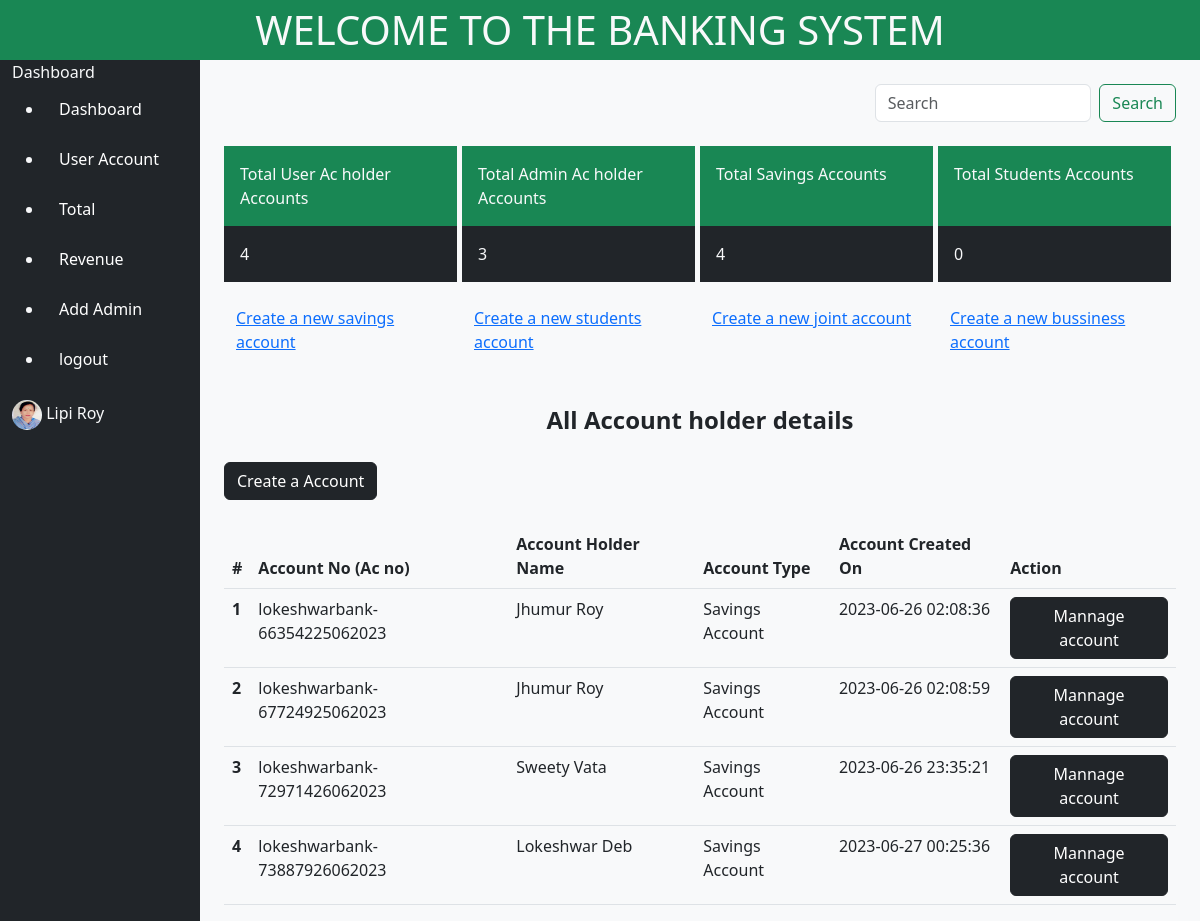
The page /users (signed in) on the database its author committed.
### tables this page shows
CREATE TABLE `ac_holders` (
  `id` int(11) NOT NULL,
  `account_no` varchar(255) NOT NULL,
  `ac_holder_name` varchar(255) NOT NULL,
  `ac_holder_current_balance` int(255) NOT NULL,
  `ac_holder_age` varchar(255) NOT NULL,
  `ac_type` varchar(255) NOT NULL,
  `ac_holder_img` varchar(255) NOT NULL,
  `ac_holder_c_address` varchar(255) NOT NULL,
  `ac_holder_p_address` varchar(255) NOT NULL,
  `account_status` varchar(255) NOT NULL,
  `datetime` datetime NOT NULL DEFAULT current_timestamp()
);

### controllers/users.php (called while the page is built)
<?php
require __DIR__ . "/../view/pages/users.php";
?>

### config/conn.php (called while the page is built, shortened)
<?php
class connect{
    protected function db_connect(){
        $this->db_hostname = "localhost";
        $this->db_username = "root";
        $this->db_password = "";
        $this->dbname = "lokbanksys";
        $conn = new mysqli($this->db_hostname, $this->db_username, $this->db_password, $this->dbname);
        return $conn;
    }
}
?>

### models/get_sql_db_info.php (called while the page is built, shortened)
<?php
class sql_info extends connect {
    public function all_sql_info($table_name){
        $sql_all_info = "SELECT * FROM `$table_name`";
        $result = $this->db_connect()->query($sql_all_info);
        return $result;
    }
    public function all_where_sql($table_name, $condition_row_name, $equal_condition){
        $sql_all_where = "SELECT * FROM `$table_name` WHERE `$condition_row_name` = '$equal_condition'";
        $result = $this->db_connect()->query($sql_all_where);
        return $result;
    }
}
?>

### view/pages/users.php (the view, shortened to what this page needs)
<?php
require __DIR__ . "/inc/_header.php";
require __DIR__ .  "/../../config/conn.php";
include __DIR__ . "/../../models/get_sql_db_info.php";
?>
<main class="bg-dark">
    <div class="container-fluid " style="min-height: 100vh; height:auto">
        <?php
        include "inc/_navbar.php";
        ?>
            <div class="col-10 bg-light" style="min-height: 100vh; height:auto">
                <div class="container-fluid">
                    <?php
                    include "inc/_search.php";
                    ?>
                    <div class="container-fluid mt-4">
                        <div class="row">
                            <div class="col-3 bg-success text-light p-3 border-5 border-end border-light">Total User Ac holder Accounts</div>
                            <div class="col-3 bg-success text-light p-3 border-5 border-end border-light">Total Admin Ac holder Accounts</div>
                            <div class="col-3 bg-success text-light p-3 border-5 border-end border-light">Total Savings Accounts </div>
                            <div class="col-3 bg-success text-light p-3 border-5 border-end border-light">Total Students Accounts </div>
                        </div>
                        <div class="row">
                            <div class="col-3 bg-dark text-light p-3 border-5 border-end border-light">
                                <?php
$sql = new sql_info;
$result = $sql->all_sql_info("ac_holders");
$num = $result->num_rows;
echo $num;
                                ?>
                            </div>
                            <div class="col-3 bg-dark text-light p-3 border-5 border-end border-light">
                            <?php
$sql = new sql_info;
$result = $sql->all_sql_info("admin_users");
$num = $result->num_rows;
echo $num;
                                ?>
                            </div>
                            <div class="col-3 bg-dark text-light p-3 border-5 border-end border-light">
                            <?php
$sql = new sql_info;
$result = $sql->all_where_sql("ac_holders", "ac_type", "Savings Account");
$num = $result->num_rows;
echo $num;
                                ?>
                            </div>
                            <div class="col-3 bg-dark text-light p-3 border-5 border-end border-light">
                            <?php
$sql = new sql_info;
$result = $sql->all_where_sql("ac_holders", "ac_type", "Students Account");
$num = $result->num_rows;
echo $num;
                                ?>
                            </div>
                        </div>
                    </div>
                    <div class="container mt-4">
                        <div class="row">
                            <div class="col-3">
                                <a href="/create_account">Create a new savings account</a>
                            </div>
                            <div class="col-3">
                                <a href="/create_account">Create a new students account</a>
                            </div>
                            <div class="col-3">
                                <a href="/create_account">Create a new joint account</a>
                            </div>
                            <div class="col-3">
                                <a href="/create_account">Create a new bussiness account</a>
                            </div>
                        </div>
                    </div>
                </div>
                <div class="container-fluid mt-4">
                <table class="table">
  <thead>
    <tr>
      <th scope="col">#</th>
      <th scope="col">Account No (Ac no)</th>
      <th scope="col">Account Holder Name</th>
      <th scope="col">Account Type</th>
      <th scope="col">Account Created On</th>
      <th scope="col">Action</th>
    </tr>
  </thead>
  <tbody>
    <div class="text-center fs-4 fw-bold mb-4 mt-4 pt-4">
    All Account holder details
    </div>
    <a href="/create_bank_account"><button type="submit" class="btn btn-dark mb-4 btn-sm-sm">Create a Account</button></a>
    <?php
        $sql = new sql_info();
        $result = $sql->all_sql_info("ac_holders");
       $num  =  $result->num_rows;
       if($num > 0 ){
        $sl_no = 1;
        while($row = $result->fetch_assoc()){
            echo '
            <tr>
            <th scope="row">'.$sl_no.'</th>
            <td>'.$row["account_no"].'</td>
            <td>'.$row["ac_holder_name"].'</td>
            <td>'.$row["ac_type"].'</td>
            <td >'.$row["datetime"].'</td>
            <td ><a href="/manage_account?ac_no='.$row['account_no'].'"><button class="btn btn-dark">Mannage account</button></a></td>
          </tr>
            ';
            $sl_no++;
        }
       }else{
        echo error_msg("The sheet has no entry");
       }
    ?>
  </tbody>
</table>
                </div>
            </div>
        </div>
    </div>
</main>

### assets/css/style.css (style rules this page uses)
:root { --custom-success-color: #198754; }
body { background-color: var(--custom-success-color) !important; }

### rows shown on the page
ac_holders: account_no "lokeshwarbank-66354225062023", ac_holder_name "Jhumur Roy", ac_type "Savings Account", datetime "2023-06-26 02:08:36"
ac_holders: account_no "lokeshwarbank-67724925062023", ac_holder_name "Jhumur Roy", ac_type "Savings Account", datetime "2023-06-26 02:08:59"
ac_holders: account_no "lokeshwarbank-72971426062023", ac_holder_name "Sweety Vata", ac_type "Savings Account", datetime "2023-06-26 23:35:21"
ac_holders: account_no "lokeshwarbank-73887926062023", ac_holder_name "Lokeshwar Deb", ac_type "Savings Account", datetime "2023-06-27 00:25:36"

### other values the page prints
$_SESSION['admin_username'] "Lipi Roy"
$num "4"
$num "3"
$num "0"
